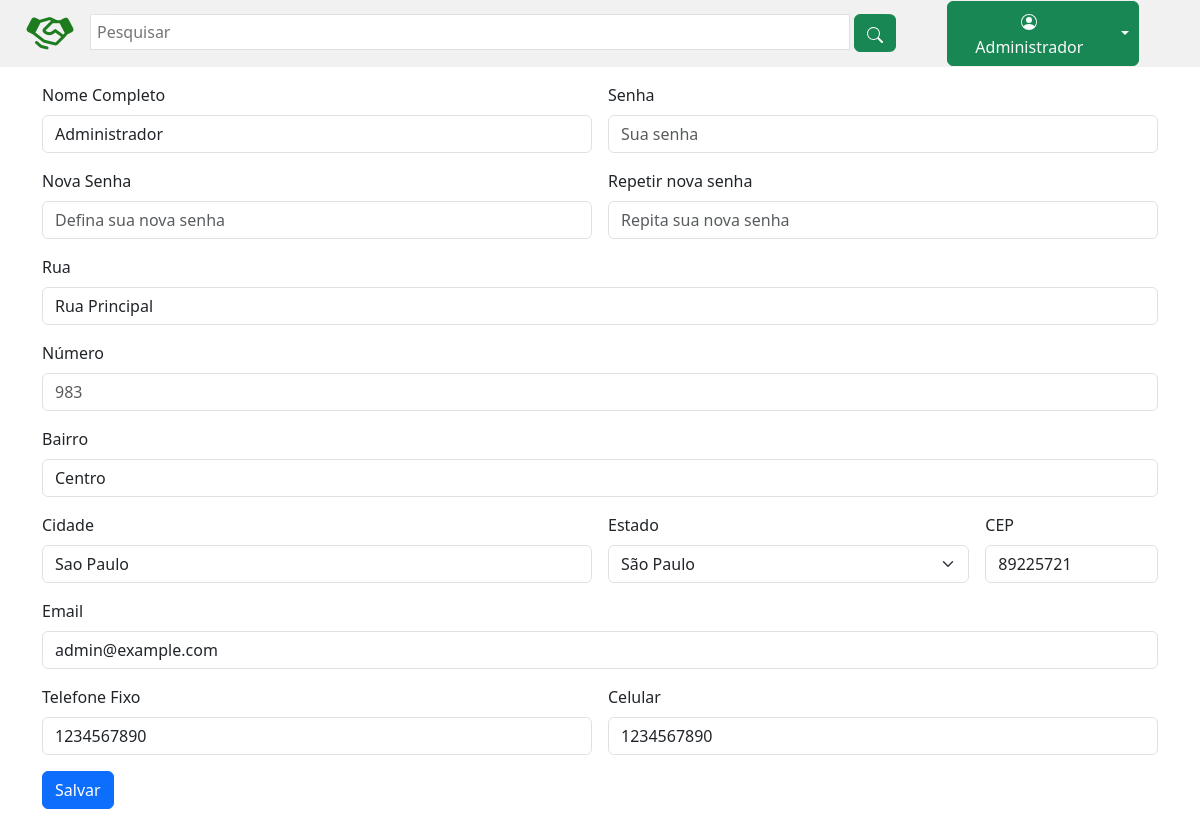
Screenshot of /pages/editarPerfil.php?id=1 (signed in) with the database file from the repository.
### tables this page shows
CREATE TABLE IF NOT EXISTS `usuarios` (
    `id_usuario` INT NOT NULL AUTO_INCREMENT,
    `nome_usuario` VARCHAR(140) NOT NULL,
    `nome_icon` LONGTEXT,
    `email` VARCHAR(190) NOT NULL,
    `telefone` VARCHAR(15) NOT NULL,
    `status_usuario` TINYINT NOT NULL,
    `permissao` TINYINT NULL DEFAULT NULL,
    `data_nascimento` DATE NOT NULL,
    `senha` VARCHAR(250) NOT NULL,
    `cep` VARCHAR(8),
    `estado` VARCHAR(2) NOT NULL,
    `cidade` VARCHAR(45) NOT NULL,
    `bairro` VARCHAR(45) NOT NULL,
    `logradouro` VARCHAR(50) NOT NULL,
    `complemento` VARCHAR(45) NULL DEFAULT NULL,
    `num_casa` VARCHAR(45) NULL DEFAULT NULL,
    `updateDate` TIMESTAMP NULL DEFAULT NULL,
    `createDate` TIMESTAMP NULL DEFAULT NULL,
    `cpf` VARCHAR(15) NOT NULL,
    PRIMARY KEY (`id_usuario`)
);

### pages/editarPerfil.php (the view, shortened to what this page needs)
<?php
require_once '../config/conexao.php';
require_once 'header.php';
$id = $_GET['id'];
$sql = "SELECT * FROM usuarios WHERE id_usuario = '" . $id . "'";
$result = mysqli_query($conn, $sql);
while ($dados = mysqli_fetch_assoc($result)) {
?>
    <body>
        <main class="py-3" justify-content-center align-items-center">
            <div class="container">
                <form class="row g-3" method="POST" action="../config/updateUser.php">
                    <div class="col-md-6">
                        <label for="colocarNome" class="form-label">Nome Completo</label>
                        <input type="text" class="form-control" name="nome" value="<?php echo $dados['nome_usuario']; ?>" id="colocarNome" placeholder="Seu Nome">
                    </div>
                    <div class="col-md-6">
                        <label for="colocarSenha" class="form-label">Senha</label>
                        <input type="password" class="form-control" id="colocarSenha" placeholder="Sua senha" onblur="verificarSenha(this.value, <?php echo $id;?>);">
                    </div>
                    <div class="col-md-6">
                        <label for="colocarNovaSenha" class="form-label">Nova Senha</label>
                        <input type="password" class="form-control" id="colocarNovaSenha" placeholder="Defina sua nova senha" readonly>
                    </div>
                    <div class="col-md-6">
                        <label for="repetirNovaSenha" class="form-label">Repetir nova senha</label>
                        <input type="password" class="form-control" name="senha" id="repetirNovaSenha" onblur="verificaNovaSenha()" placeholder="Repita sua nova senha" readonly>
                    </div>
                    <div class="col-12">
                        <label for="colocarRua" class="form-label">Rua</label>
                        <input type="text" class="form-control" id="colocarRua" name="rua" value="<?php echo $dados['logradouro']; ?>" placeholder="Rua dos Bobos">
                    </div>
                    <div class="col-12">
                        <label for="colocarNumero" class="form-label">Número</label>
                        <input type="number" class="form-control" id="colocarNumero" name="numero" value="<?php echo $dados['num_casa']; ?>" placeholder="983">
                    </div>
                    <div class="col-12">
                        <label for="colocarLogradouro" class="form-label">Bairro</label>
                        <input type="text" class="form-control" id="bairro" name="bairro" value="<?php echo $dados['bairro']; ?>" placeholder="Casa, geminado ou apartamento">
                    </div>
                    <div class="col-md-6">
                        <label for="inputCity" class="form-label">Cidade</label>
                        <input type="text" class="form-control" id="inputCity" name="cidade" value="<?php echo $dados['cidade']; ?>">
                    </div>
                    <div class="col-md-4">
                        <label for="inputState" class="form-label">Estado</label>
                        <select id="escolherEstado" class="form-select" name="estado">
                            <?php
                            $estados = array(
                                "AC" => "Acre",
                                "AL" => "Alagoas",
                                "AP" => "Amapá",
                                "AM" => "Amazonas",
                                "BA" => "Bahia",
                                "CE" => "Ceará",
                                "DF" => "Distrito Federal",
                                "ES" => "Espirito Santo",
                                "GO" => "Goiás",
                                "MA" => "Maranhão",
                                "MS" => "Mato Grosso do Sul",
                                "MT" => "Mato Grosso",
                                "MG" => "Minas Gerais",
                                "PA" => "Pará",
                                "PB" => "Paraíba",
                                "PR" => "Paraná",
                                "PE" => "Pernambuco",
                                "PI" => "Piauí",
                                "RJ" => "Rio de Janeiro",
                                "RN" => "Rio Grande do Norte",
                                "RS" => "Rio Grande do Sul",
                                "RO" => "Rondônia",
                                "RR" => "Roraima",
                                "SC" => "Santa Catarina",
                                "SP" => "São Paulo",
                                "SE" => "Sergipe",
                                "TO" => "Tocantins"
                            );
                            foreach ($estados as $sigla => $nome) {
                                $selected = ($dados['estado'] === $sigla) ? "selected" : "";
                                echo "<option value=" . $sigla . " $selected>$nome</option>";
                            }
                            ?>
                        </select>
                    </div>
                    <div class="col-md-2">
                        <label for="inputZip" class="form-label">CEP</label>
                        <input type="text" class="form-control" id="inputZip" name="cep" value="<?php echo $dados['cep'] ?>">
                    </div>
                    <div class="col-12">
                        <label for="colocarEmail" class="form-label">Email</label>
                        <input type="text" class="form-control" id="colocarEmail" name="email" value="<?php echo $dados['email']; ?>" placeholder="seninha@gmail.com">
                    </div>
                    <div class="col-6">
                        <label for="colocarTelefoneFixo" class="form-label" >Telefone Fixo</label>
                        <input type="text" class="form-control" name="telefone" id="colocarTelefoneFixo" value="<?php echo $dados['telefone']; ?>" placeholder="+55 47 97653-8736" maxlength="15" onkeyup="handlePhone(event)">
                    </div>
                    <div class="col-6">
                        <label for="colocarCelular" class="form-label">Celular</label>
                        <input type="text" class="form-control" name="celular" id="colocarCelular" value="<?php echo $dados['telefone']; ?>" placeholder="+55 47 97653-8736" maxlength="15" onkeyup="handlePhone(event)">
                    </div>
                    <div class="col-12">
                        <button type="submit" class="btn btn-primary">Salvar</button>
                    </div>
                </form>
            </div>
        </main>
    </body>
    </html>
    <?php
}
?>

### pages/header.php (shortened to what this page needs)
<?php
$nome = '';
$id = '';
$sql = "SELECT id_usuario, nome_usuario, cidade, estado, data_nascimento, email FROM usuarios WHERE id_usuario = '" . $_SESSION['usn'] . "'";
$result = mysqli_query($conn, $sql);
while ($dados = mysqli_fetch_assoc($result)) {
    $id = $dados['id_usuario'];
    $nome = $dados['nome_usuario'];
}
?>
<!DOCTYPE html>
<html lang="pt-br">
<head>
    <link href="https://cdn.jsdelivr.net/npm/bootstrap@5.3.1/dist/css/bootstrap.min.css" rel="stylesheet">
    <link rel="stylesheet" href="https://cdn.jsdelivr.net/npm/bootstrap-icons@1.10.5/font/bootstrap-icons.css" />
    <link rel="stylesheet" href="../assets/styles/global.css" />
</head>
<header class="main-header">
    <div class="container-header">
        <div class="logo-container">
            <div class="logo">
                <a href="\Desapegados\index.php">
                    <div class="logo_img"></div>
                </a>
            </div>
        </div>
        <div class="search-container">
            <input type="text" name="barra" id="barra" class="search-input" placeholder="Pesquisar">
            <div class="search-icon">
                <button class="btn btn-success ms-1" type="button" onclick="pesquisar()">
                </button>
            </div>
        </div>
        <?php
        if ($id == '') {
        ?>
            <div class="login-container d-flex">
                <p class="criar_conta"><span><a href="/Desapegados/pages/cadastro.php">Criar conta</a></span></p>
                <p class="conta"><a href="/Desapegados/pages/login.php">Conta</a></p>
            </div>
        <?php
        } else {
        ?>
            <div class="login-container d-flex">
                <div class="btn-group mx-3">
                    <button type="button" class="btn btn-success">
                        <a href="/Desapegados/pages/telaDeUsuario.php" class="text-light">
                            <span class="px-2">
                                <?php
                                echo $nome;
                                ?>
                            </span>
                        </a>
                    </button>
                    <button type="button" class="btn btn-success dropdown-toggle dropdown-toggle-split" data-bs-toggle="dropdown" aria-expanded="false">
                    </button>
                </div>
            </div>
        <?php
        }
        ?>
    </div>
</header>

### assets/styles/global.css (style rules this page uses)
* { margin: 0; padding: 0; box-sizing: border-box; }
header { background-color: #f1f1f1; height: auto; color: aliceblue; width: 100%; padding: 1px 10px; }
.container-header { display: flex; align-items: center; width: 100%; }
.logo-container { height: auto; display: flex; justify-content: center; align-items: center; }
.logo { width: 80px; height: 50px; overflow: hidden; }
.logo_img { background-image: url("../img/logo_maos_desapegados.png"); background-repeat: no-repeat; background-size: cover; margin: auto; width: 3em; height: 3em; }
.search-container { width: 70%; display: flex; height: 60%; justify-content: space-between; border-radius: 2%; overflow: hidden; }
.search-input { width: 100%; min-width: 90px; height: 100%; border: 1px solid rgba(48, 48, 48, 0.151); outline: none; padding: 6px; font-size: 1rem; }
.login-container { margin: auto 3%; }
.login-container a, .login-container p { text-decoration: none; color: #131313; }
.main-header { display: flex; justify-content: space-around; align-items: center; }

### rows the page displays
usuarios: nome_usuario "Administrador", nome "Administrador", rua "Rua Principal", bairro "Centro", cidade "Sao Paulo", cep "89225721", email "admin@example.com", telefone "1234567890", celular "1234567890"

### other values shown
form field estado "São Paulo"
